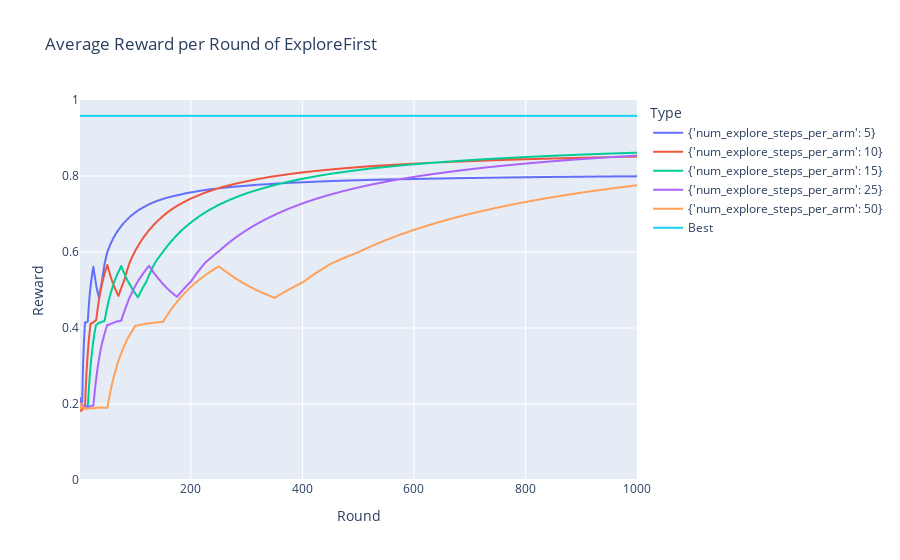
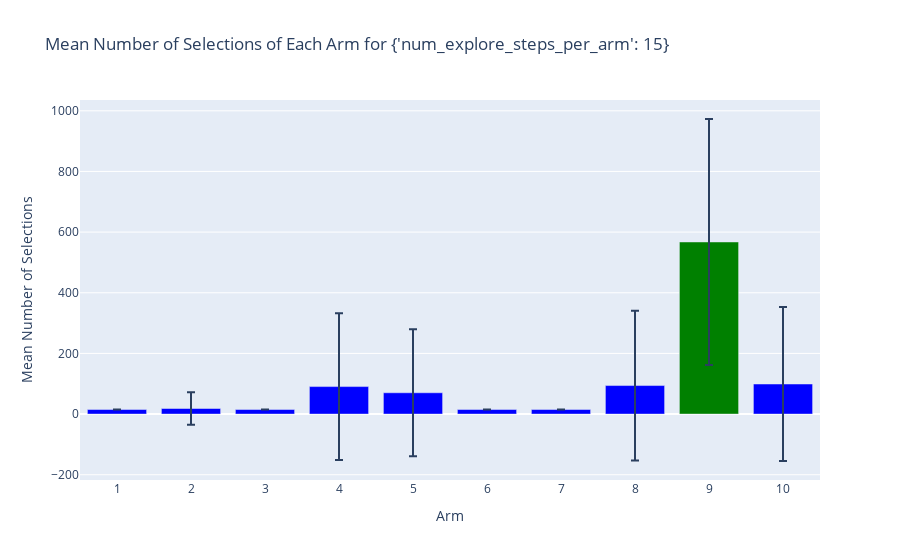

Notebook source saved alongside these figures, in order:
### Code cell
explore_first_results = MABExperiment(
    num_arms=NUM_ARMS, 
    num_rounds=NUM_ROUNDS,
    num_episodes=NUM_EPISODES,
    Algorithm=ExploreFirst,
    grid_params={'num_explore_steps_per_arm': [5, 10, 15, 25, 50]},
    environment=env
).run()

### Figure 1 — Plotly figure (JSON) as saved in the notebook; plotly's stock layout.template omitted (floating-point values rounded to 4 significant figures; data arrays with more than 128 entries replaced by an {"elided": "..."} marker saying what was removed)
{"data": [{"hovertemplate": "Type={'num_explore_steps_per_arm': 5}<br>Round=%{x}<br>Reward=%{y}<extra></extra>", "legendgroup": "{'num_explore_steps_per_arm': 5}", "line": {"color": "#636efa", "dash": "solid"}, "marker": {"symbol": "circle"}, "mode": "lines", "name": "{'num_explore_steps_per_arm': 5}", "showlegend": true, "type": "scattergl", "x": {"elided": "1000 int values"}, "xaxis": "x", "y": {"elided": "1000 float values"}, "yaxis": "y"}, {"hovertemplate": "Type={'num_explore_steps_per_arm': 10}<br>Round=%{x}<br>Reward=%{y}<extra></extra>", "legendgroup": "{'num_explore_steps_per_arm': 10}", "line": {"color": "#EF553B", "dash": "solid"}, "marker": {"symbol": "circle"}, "mode": "lines", "name": "{'num_explore_steps_per_arm': 10}", "showlegend": true, "type": "scattergl", "x": {"elided": "1000 int values"}, "xaxis": "x", "y": {"elided": "1000 float values"}, "yaxis": "y"}, {"hovertemplate": "Type={'num_explore_steps_per_arm': 15}<br>Round=%{x}<br>Reward=%{y}<extra></extra>", "legendgroup": "{'num_explore_steps_per_arm': 15}", "line": {"color": "#00cc96", "dash": "solid"}, "marker": {"symbol": "circle"}, "mode": "lines", "name": "{'num_explore_steps_per_arm': 15}", "showlegend": true, "type": "scattergl", "x": {"elided": "1000 int values"}, "xaxis": "x", "y": {"elided": "1000 float values"}, "yaxis": "y"}, {"hovertemplate": "Type={'num_explore_steps_per_arm': 25}<br>Round=%{x}<br>Reward=%{y}<extra></extra>", "legendgroup": "{'num_explore_steps_per_arm': 25}", "line": {"color": "#ab63fa", "dash": "solid"}, "marker": {"symbol": "circle"}, "mode": "lines", "name": "{'num_explore_steps_per_arm': 25}", "showlegend": true, "type": "scattergl", "x": {"elided": "1000 int values"}, "xaxis": "x", "y": {"elided": "1000 float values"}, "yaxis": "y"}, {"hovertemplate": "Type={'num_explore_steps_per_arm': 50}<br>Round=%{x}<br>Reward=%{y}<extra></extra>", "legendgroup": "{'num_explore_steps_per_arm': 50}", "line": {"color": "#FFA15A", "dash": "solid"}, "marker": {"symbol": "circle"}, "mode": "lines", "name": "{'num_explore_steps_per_arm': 50}", "showlegend": true, "type": "scattergl", "x": {"elided": "1000 int values"}, "xaxis": "x", "y": {"elided": "1000 float values"}, "yaxis": "y"}, {"hovertemplate": "Type=Best<br>Round=%{x}<br>Reward=%{y}<extra></extra>", "legendgroup": "Best", "line": {"color": "#19d3f3", "dash": "solid"}, "marker": {"symbol": "circle"}, "mode": "lines", "name": "Best", "showlegend": true, "type": "scattergl", "x": {"elided": "1000 int values"}, "xaxis": "x", "y": {"elided": "1000 float values"}, "yaxis": "y"}], "layout": {"legend": {"title": {"text": "Type"}, "tracegroupgap": 0}, "title": {"text": "Average Reward per Round of ExploreFirst"}, "xaxis": {"anchor": "y", "domain": [0, 1], "title": {"text": "Round"}}, "yaxis": {"anchor": "x", "domain": [0, 1], "range": [0, 1], "title": {"text": "Reward"}}}}

### Figure 2 — Plotly figure (JSON) as saved in the notebook; plotly's stock layout.template omitted (floating-point values rounded to 4 significant figures)
{"data": [{"alignmentgroup": "True", "error_y": {"array": [0, 53.65, 0, 242.0, 209.5, 0, 0, 246.9, 405.4, 253.9]}, "hovertemplate": "Arm=%{x}<br>Mean Number of Selections=%{y}<extra></extra>", "legendgroup": "", "marker": {"color": ["blue", "blue", "blue", "blue", "blue", "blue", "blue", "blue", "green", "blue"], "pattern": {"shape": ""}}, "name": "", "offsetgroup": "", "orientation": "v", "showlegend": false, "textposition": "auto", "type": "bar", "x": ["1", "2", "3", "4", "5", "6", "7", "8", "9", "10"], "xaxis": "x", "y": [15, 18.4, 15, 90.65, 70.25, 15, 15, 94.05, 567.5, 99.15], "yaxis": "y"}], "layout": {"barmode": "relative", "legend": {"tracegroupgap": 0}, "title": {"text": "Mean Number of Selections of Each Arm for {'num_explore_steps_per_arm': 15}"}, "xaxis": {"anchor": "y", "domain": [0, 1], "title": {"text": "Arm"}}, "yaxis": {"anchor": "x", "domain": [0, 1], "title": {"text": "Mean Number of Selections"}}}}
